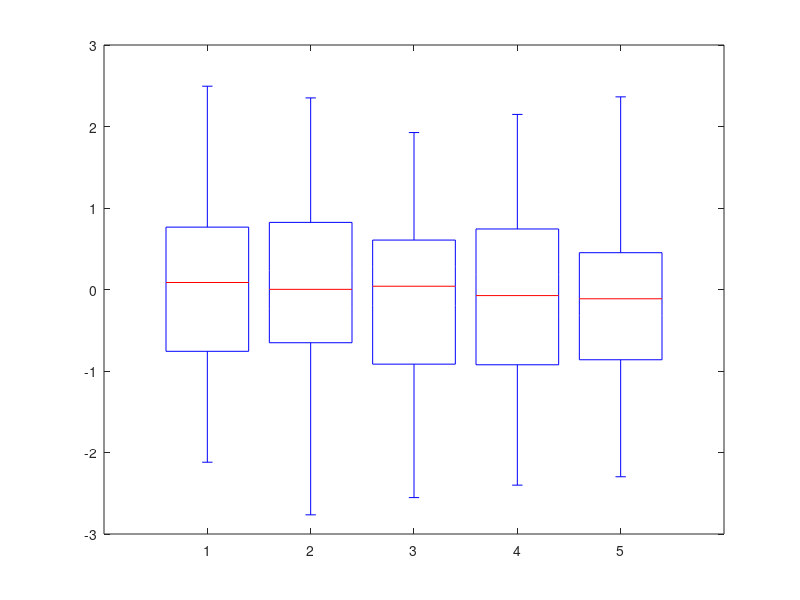

Here is the MATLAB script that generated this plot: (Note: this script raises an error after producing the figure.)
% 生成一些随机数据  
data = randn(100,5);  
group = repmat(1:size(data,2), [size(data,1), 1]); % 创建与数据对应的组别标识  
  
% 创建箱线图  
boxplot(data, 'WhiskerStyle','line', 'Notch','off');  
hold on; % 保持当前图形以便添加更多内容  
  
% 使用scatter函数在箱线图上绘制数据点  
% 这里我们稍微调整了一下点的位置，以便它们不会完全覆盖箱线图  
scatter(group(:) + randn(size(data)) * 0.05 - 0.25, data(:), 'filled');  
  
% 设置坐标轴范围  
xlim([0.5 size(data,2) + 0.5]);  
ylim([-3 3]);  
  
% 添加标题和轴标签  
title('Box Plot with Overlaid Data Points')  
xlabel('Data Groups')  
ylabel('Data Values')  
  
% 添加图例  
legend('Boxplot', 'Data Points');  
  
% 关闭图形叠加模式  
hold off;